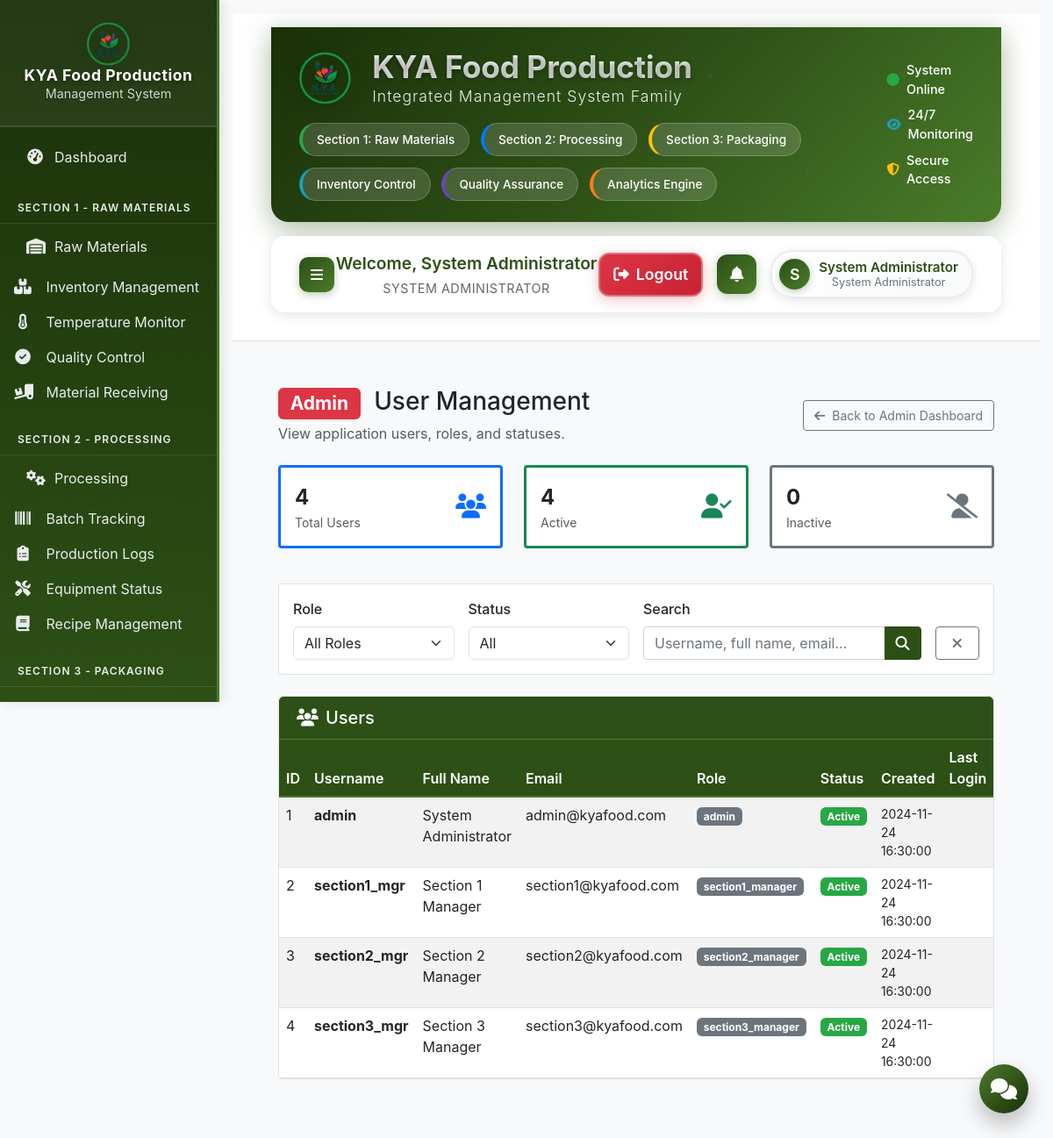
The page /modules/admin/users.php (signed in) on the database its author committed.
### tables this page shows
CREATE TABLE `users` (
  `id` int(11) NOT NULL AUTO_INCREMENT,
  `username` varchar(50) NOT NULL,
  `password` varchar(255) NOT NULL,
  `role` varchar(50) NOT NULL,
  `full_name` varchar(100) NOT NULL,
  `email` varchar(100) NOT NULL,
  `phone` varchar(20) DEFAULT NULL,
  `profile_image` varchar(255) DEFAULT NULL,
  `last_login` datetime DEFAULT NULL,
  `login_attempts` int(11) DEFAULT 0,
  `account_locked` tinyint(1) DEFAULT 0,
  `is_active` tinyint(1) DEFAULT 1,
  `created_at` timestamp NOT NULL DEFAULT current_timestamp(),
  `updated_at` timestamp NOT NULL DEFAULT current_timestamp() ON UPDATE current_timestamp(),
  PRIMARY KEY (`id`),
  UNIQUE KEY `username` (`username`),
  UNIQUE KEY `email` (`email`)
);

### modules/admin/users.php (the view, shortened to what the rows shown need)
<?php
require_once '../../config/session.php';
$db = (new Database())->connect();
$where = ['1=1'];
$params = [];
$whereSql = implode(' AND ', $where);
$sql = "
    SELECT id, username, full_name, email, role, is_active, created_at, last_login
    FROM users
    WHERE $whereSql
    ORDER BY created_at DESC
";
$stmt = $db->prepare($sql);
$stmt->execute($params);
$users = $stmt->fetchAll(PDO::FETCH_ASSOC);
include '../../includes/header.php';
?>
<div class="content-area">
    <div class="d-flex justify-content-between align-items-center mb-4">
        <div>
            <h1 class="h3 mb-1">
                <span class="badge me-2 bg-danger">Admin</span>
                User Management
            </h1>
        </div>
    </div>
    <div class="card">
        <div class="card-body p-0">
            <div class="table-responsive">
                <table class="table table-striped mb-0">
                    <thead class="table-light">
                        <tr>
                            <th>ID</th>
                            <th>Username</th>
                            <th>Full Name</th>
                            <th>Email</th>
                            <th>Role</th>
                            <th>Status</th>
                            <th>Created</th>
                            <th>Last Login</th>
                        </tr>
                    </thead>
                    <tbody>
                    <?php if (empty($users)): ?>
                        <tr>
                            <td colspan="8" class="text-center py-4 text-muted">
                                <i class="fas fa-inbox fa-2x mb-2"></i><br>
                                No users found for the selected criteria.
                            </td>
                        </tr>
                    <?php else: ?>
                        <?php foreach ($users as $u): ?>
                            <tr>
                                <td><?php echo (int)$u['id']; ?></td>
                                <td><strong><?php echo htmlspecialchars($u['username']); ?></strong></td>
                                <td><?php echo htmlspecialchars($u['full_name'] ?? ''); ?></td>
                                <td><?php echo htmlspecialchars($u['email'] ?? ''); ?></td>
                                <td>
                                    <span class="badge bg-secondary"><?php echo htmlspecialchars($u['role']); ?></span>
                                </td>
                                <td>
                                    <?php if ((int)$u['is_active'] === 1): ?>
                                        <span class="badge bg-success">Active</span>
                                    <?php else: ?>
                                        <span class="badge bg-secondary">Inactive</span>
                                    <?php endif; ?>
                                </td>
                                <td class="small"><?php echo htmlspecialchars($u['created_at'] ?? ''); ?></td>
                                <td class="small"><?php echo htmlspecialchars($u['last_login'] ?? ''); ?></td>
                            </tr>
                        <?php endforeach; ?>
                    <?php endif; ?>
                    </tbody>
                </table>
            </div>
        </div>
    </div>
</div>
<?php include '../../includes/footer.php'; ?>

### includes/header.php (shortened to what the rows shown need)
<?php
$userInfo = SessionManager::getUserInfo();
?>
<!DOCTYPE html>
<html lang="en">
<head>
    <link href="https://cdn.jsdelivr.net/npm/bootstrap@5.3.2/dist/css/bootstrap.min.css" rel="stylesheet">
    <link href="https://cdnjs.cloudflare.com/ajax/libs/font-awesome/6.4.0/css/all.min.css" rel="stylesheet">
    <link href="https://cdn.jsdelivr.net/npm/chart.js@4.4.0/dist/chart.min.css" rel="stylesheet">
    <link href="<?php echo strpos($_SERVER['REQUEST_URI'], '/modules/') !== false ? '../../' : ''; ?>assets/css/style.css" rel="stylesheet">
    <link href="<?php echo strpos($_SERVER['REQUEST_URI'], '/modules/') !== false ? '../../' : ''; ?>assets/css/dashboard.css" rel="stylesheet">
    <link href="<?php echo strpos($_SERVER['REQUEST_URI'], '/modules/') !== false ? '../../' : ''; ?>assets/css/responsive.css" rel="stylesheet">
</head>
<body class="dashboard-body">
    <div class="dashboard-container">
        <div class="main-content" id="mainContent">
            <header class="main-header">
                <div class="container-fluid">
                    <div class="system-family-banner">
                        <div class="d-flex align-items-center justify-content-between">
                            <div class="system-family-info">
                                <div class="system-brand">
                                    <div class="brand-text">
                                        <h1 class="system-title">KYA Food Production</h1>
                                    </div>
                                </div>
                            </div>
                        </div>
                    </div>
                    <div class="main-nav-header">
                        <div class="d-flex align-items-center justify-content-between">
                            <div class="current-page-info">
                                <div class="breadcrumb-container">
                                    <span class="current-user">Welcome, <?php echo htmlspecialchars($userInfo['full_name']); ?></span>
                                    <span class="current-role"><?php echo USER_ROLES[$userInfo['role']]['name']; ?></span>
                                </div>
                            </div>
                            <div class="d-flex align-items-center gap-3">
                                <div class="dropdown">
                                    <button class="modern-user-toggle dropdown-toggle" type="button" data-bs-toggle="dropdown" aria-expanded="false" title="User Menu">
                                        <div class="modern-user-avatar">
                                            <?php echo strtoupper(substr($userInfo['full_name'], 0, 1)); ?>
                                        </div>
                                        <div class="d-none d-md-block">
                                            <div class="modern-user-name"><?php echo htmlspecialchars($userInfo['full_name']); ?></div>
                                            <div class="modern-user-role"><?php echo USER_ROLES[$userInfo['role']]['name']; ?></div>
                                        </div>
                                    </button>
                                </div>
                            </div>
                        </div>
                    </div>
                </div>
            </header>
            <div class="content-wrapper" style="padding: 20px;">

### rows shown on the page
users: full_name "System Administrator", role "SYSTEM ADMINISTRATOR", full_name "S", role "System Administrator", id "1", username "admin", email "admin@kyafood.com", role "admin", is_active "Active", created_at "2024-11-24 16:30:00"
users: id "2", username "section1_mgr", full_name "Section 1 Manager", email "section1@kyafood.com", role "section1_manager", is_active "Active", created_at "2024-11-24 16:30:00"
users: id "3", username "section2_mgr", full_name "Section 2 Manager", email "section2@kyafood.com", role "section2_manager", is_active "Active", created_at "2024-11-24 16:30:00"
users: id "4", username "section3_mgr", full_name "Section 3 Manager", email "section3@kyafood.com", role "section3_manager", is_active "Active", created_at "2024-11-24 16:30:00"

### other values the page prints
$stats['total_users'] "4"
$stats['active_users'] "4"
$stats['inactive_users'] "0"
